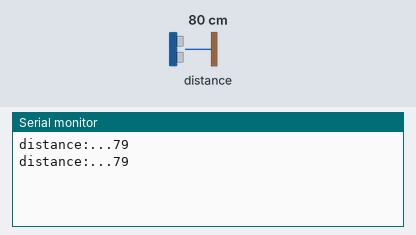
A sketch run on a simulated ESP8266 (NodeMCU). Parts: the last lines printed to the serial monitor. Wiring (inferred from the names in the program): ultrasonic range finder: trigger D1; echo D3. The test bench sets the inputs (shaded band); at power-on: distance to the obstacle 80 cm. The echo pulse lasts 58.3 µs per cm.

Above: at 2.8 s.
2.9 s: distance to the obstacle set to 2 cm
At 5.2 s:
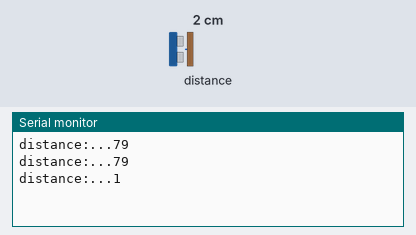
5.6 s: distance to the obstacle set to 4 cm
At 6.9 s:
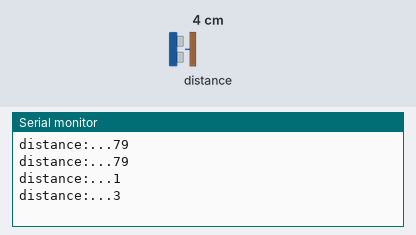
Timing chart, 0 to 8.6 s (numbered marks = the images above; inputs shaded):
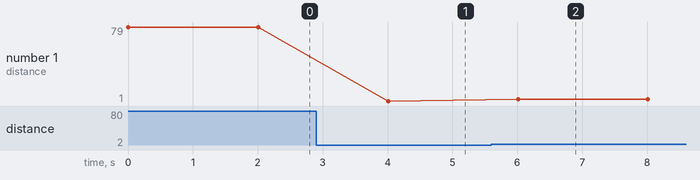

Measured:
- after the input at 2.9 s, the serial monitor: prints a new line after 1.1 s (image 1)
- after the input at 5.6 s, the serial monitor: prints a new line after 0.41 s (image 2)
- plotted number 1: 79 → 1 after the input at 2.9 s, 1 → 3 after the input at 5.6 s

The sketch:

LED.ino
```cpp
const int trigpin=D1;
const int echopin=D3;
long duration;
int distance;
void setup() {
  pinMode(D1,OUTPUT);
  pinMode(D3,INPUT);
  Serial.begin(9600);
}

void loop() {
  digitalWrite(D1, LOW);
  delayMicroseconds(2);

  digitalWrite(D1, HIGH);
  delayMicroseconds(10);
  digitalWrite(D1, LOW);

  duration =pulseIn(D3,HIGH);

  distance = duration*0.034/2;

  Serial.print("distance:...");
  Serial.println(distance);
  delay(2000);
}
```
